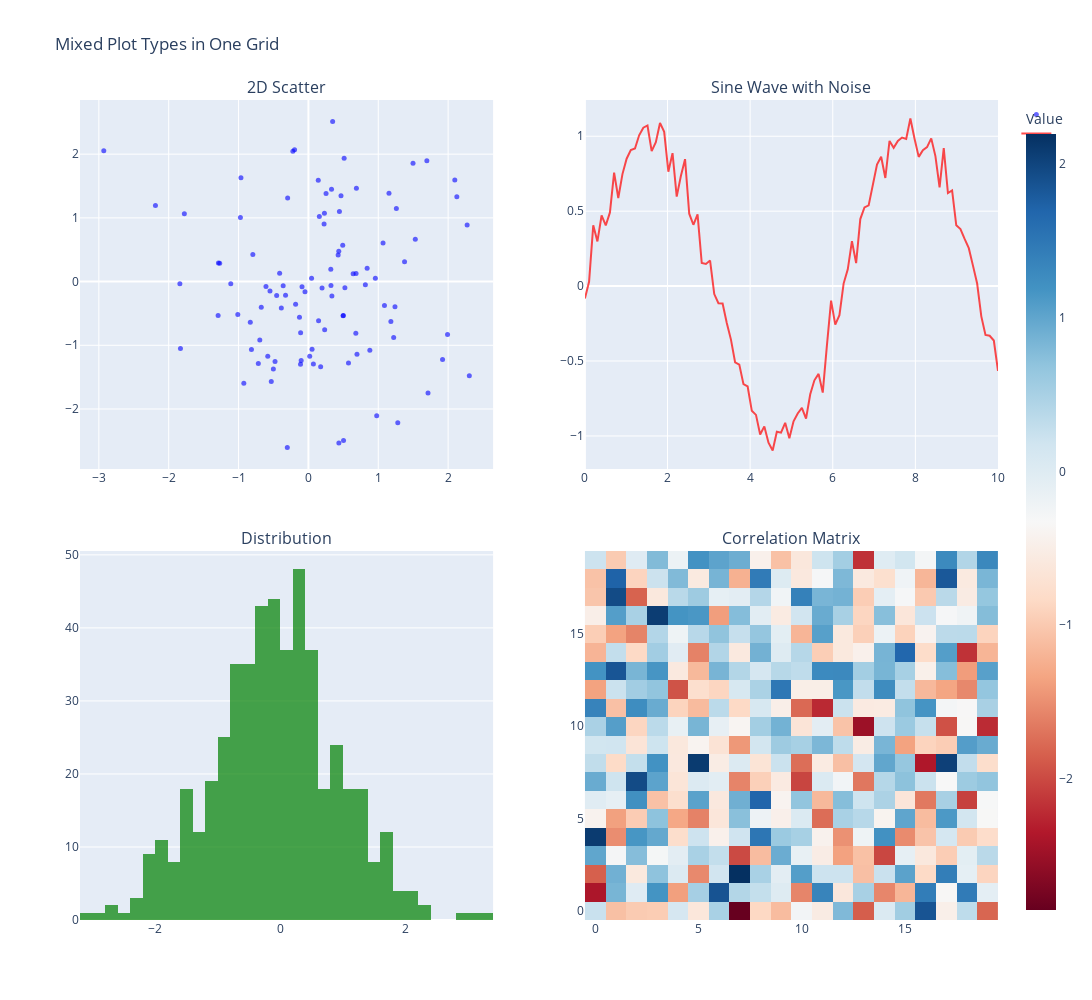

This figure's notebook cell:
### Markdown cell above
## 4. Mixed Plot Types

Combine different visualization types in a single grid.

### Code cell
# Generate different types of data
scatter_data = np.random.randn(100, 2)
line_x = np.linspace(0, 10, 100)
line_y = np.sin(line_x) + np.random.randn(100) * 0.1
line_data = np.column_stack([line_x, line_y])
histogram_data = np.random.randn(500)
heatmap_data = np.random.randn(20, 20)

# Create specs for different plot types
mixed_specs = [
    PlotSpec(
        data=scatter_data,
        plot_type='scatter',
        title='2D Scatter',
        color='blue',
        marker_size=5,
        alpha=0.6
    ),
    PlotSpec(
        data=line_data,
        plot_type='line',
        title='Sine Wave with Noise',
        color='red',
        line_width=2
    ),
    PlotSpec(
        data=histogram_data,
        plot_type='histogram',
        title='Distribution',
        color='green',
        kwargs={'bins': 40}
    ),
    PlotSpec(
        data=heatmap_data,
        plot_type='heatmap',
        title='Correlation Matrix',
        kwargs={'colorscale': 'RdBu'}
    ),
]

grid = PlotGrid(
    plot_specs=mixed_specs,
    config=PlotConfig(
        title="Mixed Plot Types in One Grid",
        figsize=(12, 10)
    ),
    layout=GridLayoutConfig(rows=2, cols=2),
    backend='plotly'
)

fig = grid.plot()
fig.show()

print("\n✓ Mixed plot types created")
print("Types: scatter, line, histogram, heatmap")

### Figure 1 — Plotly figure (JSON) as saved in the notebook; plotly's stock layout.template omitted (floating-point values rounded to 4 significant figures; data arrays with more than 128 entries replaced by an {"elided": "..."} marker saying what was removed)
{"data": [{"marker": {"color": "blue", "opacity": 0.6, "size": 5, "symbol": "circle"}, "mode": "markers", "name": "", "type": "scatter", "x": [0.4914, 0.1955, 0.436, 0.6821, -0.2225, -0.6749, 1.992, -0.5501, 0.8407, -1.293, -0.6074, 0.4258, -1.776, 0.2526, 0.4442, 0.4665, 0.5223, 2.272, 0.5737, -1.288, 0.1455, 0.141, 0.6954, -0.1115, -0.3877, -0.4776, -0.1277, -2.929, 1.089, 0.01882, 1.696, 0.1567, 0.1753, -0.4118, -0.4545, -0.0914, 0.05226, -0.717, 0.9778, 1.154, -0.3022, -0.3613, -1.011, 1.53, -0.9246, -0.327, 0.4962, 0.5115, 0.8155, -0.1832, 1.181, 0.04522, -0.5018, 0.323, 0.5002, 1.221, 1.712, 0.4348, -0.7956, 1.28, 0.5027, -0.9657, -0.5818, -0.1979, -1.832, 1.497, -0.1034, 2.096, 0.6789, -0.04903, 0.3309, 0.8794, 1.376, 0.6871, -1.112, -0.5315, 0.3467, -1.84, 0.6405, -0.1131, 0.2328, -2.19, 0.9584, 0.2291, 0.2243, -0.2975, 0.3208, -1.27, -0.832, -0.8154, 2.125, 1.92, 0.07125, -0.6957, 1.24, 1.068, 2.304, 1.259, -0.9734, 0.3361], "xaxis": "x", "y": [0.5698, -0.09885, -2.532, 0.1262, 2.047, -0.4031, -0.8321, -0.147, 0.2078, -0.5322, -0.07722, 0.4182, 1.064, 1.385, 1.101, 1.346, -0.09792, 0.889, -1.276, 0.2927, -0.6141, 1.589, -1.141, -0.805, -0.4136, -1.255, -0.5606, 2.053, -0.3763, -1.172, 1.897, 1.024, -1.337, 0.1319, -0.2187, -0.08088, -1.061, -1.285, -2.106, 1.386, -2.603, -0.06418, -0.5152, 0.6649, -1.598, -0.2135, -0.5353, 1.935, -0.04809, -0.3567, -0.6273, 0.0512, -1.372, -0.061, -0.5336, -0.8768, -1.748, 0.4754, 0.4244, -2.217, -2.493, 1.629, -1.174, 2.068, -1.051, 1.858, -1.239, 1.594, -0.8124, -0.1604, 1.451, -1.077, 0.3131, 1.467, -0.03583, -1.568, 2.512, -0.03228, 0.1231, -1.299, -0.7568, 1.195, 0.05166, 1.074, 0.904, 1.312, 0.1941, 0.287, -0.6383, -1.066, 1.331, -1.223, -1.294, -0.9181, -0.3962, 0.6041, -1.479, 1.146, 1.007, -0.2275], "yaxis": "y"}, {"line": {"color": "red", "width": 2}, "mode": "lines", "name": "", "opacity": 0.7, "type": "scatter", "x": [0.0, 0.101, 0.202, 0.303, 0.404, 0.5051, 0.6061, 0.7071, 0.8081, 0.9091, 1.01, 1.111, 1.212, 1.313, 1.414, 1.515, 1.616, 1.717, 1.818, 1.919, 2.02, 2.121, 2.222, 2.323, 2.424, 2.525, 2.626, 2.727, 2.828, 2.929, 3.03, 3.131, 3.232, 3.333, 3.434, 3.535, 3.636, 3.737, 3.838, 3.939, 4.04, 4.141, 4.242, 4.343, 4.444, 4.545, 4.646, 4.747, 4.848, 4.949, 5.051, 5.152, 5.253, 5.354, 5.455, 5.556, 5.657, 5.758, 5.859, 5.96, 6.061, 6.162, 6.263, 6.364, 6.465, 6.566, 6.667, 6.768, 6.869, 6.97, 7.071, 7.172, 7.273, 7.374, 7.475, 7.576, 7.677, 7.778, 7.879, 7.98, 8.081, 8.182, 8.283, 8.384, 8.485, 8.586, 8.687, 8.788, 8.889, 8.99, 9.091, 9.192, 9.293, 9.394, 9.495, 9.596, 9.697, 9.798, 9.899, 10.0], "xaxis": "x2", "y": [-0.08239, 0.02893, 0.4056, 0.2985, 0.4713, 0.4048, 0.4916, 0.7578, 0.588, 0.7474, 0.8503, 0.9073, 0.9185, 1.007, 1.057, 1.072, 0.9004, 0.9609, 1.089, 1.029, 0.7634, 0.8875, 0.5974, 0.7347, 0.8472, 0.4833, 0.4094, 0.479, 0.1539, 0.1474, 0.1707, -0.05315, -0.1142, -0.1161, -0.2464, -0.357, -0.5087, -0.5241, -0.6541, -0.67, -0.8323, -0.8596, -0.9906, -0.9362, -1.045, -1.098, -0.972, -0.9781, -0.9125, -1.015, -0.9026, -0.85, -0.8132, -0.884, -0.7221, -0.6287, -0.5857, -0.7104, -0.3959, -0.09672, -0.2567, -0.1941, 0.01678, 0.1116, 0.2997, 0.1529, 0.4473, 0.5248, 0.5384, 0.6677, 0.8116, 0.8634, 0.7215, 0.9689, 0.9225, 0.9688, 0.9917, 0.9821, 1.119, 0.9837, 0.8624, 0.9074, 0.9273, 0.9858, 0.8678, 0.6589, 0.9213, 0.6212, 0.6381, 0.4061, 0.381, 0.3147, 0.2533, 0.1366, 0.01711, -0.2019, -0.326, -0.3313, -0.3633, -0.5663], "yaxis": "y2"}, {"marker": {"color": "green"}, "name": "", "nbinsx": 40, "opacity": 0.7, "type": "histogram", "x": {"elided": "500 float values"}, "xaxis": "x3", "yaxis": "y3"}, {"colorbar": {"title": {"text": "Value"}}, "colorscale": [[0, "rgb(103,0,31)"], [0.1, "rgb(178,24,43)"], [0.2, "rgb(214,96,77)"], [0.3, "rgb(244,165,130)"], [0.4, "rgb(253,219,199)"], [0.5, "rgb(247,247,247)"], [0.6, "rgb(209,229,240)"], [0.7, "rgb(146,197,222)"], [0.8, "rgb(67,147,195)"], [0.9, "rgb(33,102,172)"], [1, "rgb(5,48,97)"]], "showlegend": false, "type": "heatmap", "xaxis": "x4", "yaxis": "y4", "z": {"elided": "20x20 float values"}}], "layout": {"annotations": [{"font": {"size": 16}, "showarrow": false, "text": "2D Scatter", "x": 0.225, "xanchor": "center", "xref": "paper", "y": 1, "yanchor": "bottom", "yref": "paper"}, {"font": {"size": 16}, "showarrow": false, "text": "Sine Wave with Noise", "x": 0.775, "xanchor": "center", "xref": "paper", "y": 1, "yanchor": "bottom", "yref": "paper"}, {"font": {"size": 16}, "showarrow": false, "text": "Distribution", "x": 0.225, "xanchor": "center", "xref": "paper", "y": 0.45, "yanchor": "bottom", "yref": "paper"}, {"font": {"size": 16}, "showarrow": false, "text": "Correlation Matrix", "x": 0.775, "xanchor": "center", "xref": "paper", "y": 0.45, "yanchor": "bottom", "yref": "paper"}], "height": 1000, "showlegend": true, "title": {"text": "Mixed Plot Types in One Grid"}, "width": 1200, "xaxis": {"anchor": "y", "domain": [0, 0.45]}, "xaxis2": {"anchor": "y2", "domain": [0.55, 1]}, "xaxis3": {"anchor": "y3", "domain": [0, 0.45]}, "xaxis4": {"anchor": "y4", "domain": [0.55, 1]}, "yaxis": {"anchor": "x", "domain": [0.55, 1]}, "yaxis2": {"anchor": "x2", "domain": [0.55, 1]}, "yaxis3": {"anchor": "x3", "domain": [0, 0.45]}, "yaxis4": {"anchor": "x4", "domain": [0, 0.45]}}}
